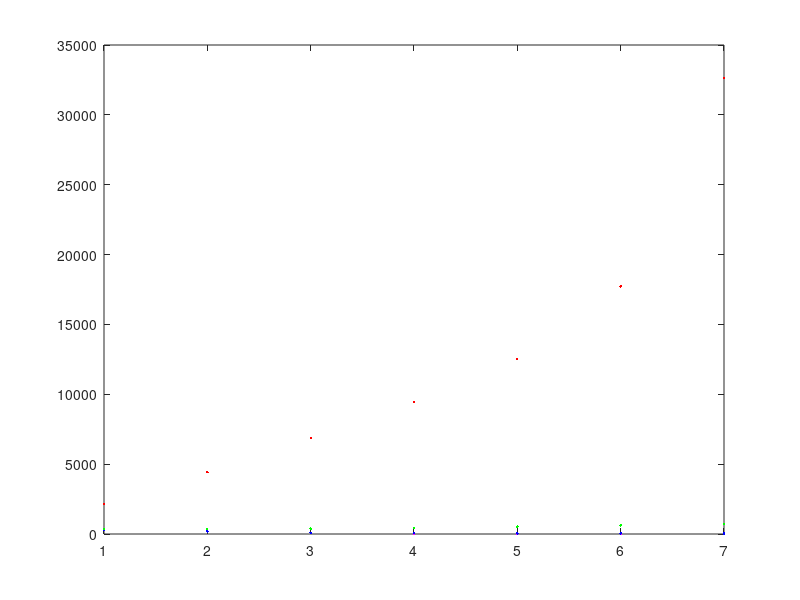

This figure's MATLAB source: (Note: this script raises an error after producing the figure.)

%linear topology of var hops
figure;
pause;
rt_6node_maxRet3 = [308  313  296  308  266  315  310  294  280  310  341  328  272  317  288  297  321  279  268  361;
					196  178  198  157  186  211  168  174  183  194  168  185  168  169  189  187  173  184  176  157;
					90  90  75  89  58  70  99  122  86  70  54  93  95  89  76  68  85  87  92  78;
					41  29  31  23  38  27  42  32  42  33  38  42  49  38  31  30  55  46  28  39;
					12  23  22  33  19  24  22  26  38  24  19  37  32  19  25  25  20  17  25  16;
					12  19  21  16  10  11  14  29  17  26  11  11  14  15  12  11  22  16  19  22;
					12  12  25  6  8  12  19  11  17  3  13  16  19  2  2  8  16  14  8  19;
					];

rt_6node_maxRet2 = [288  298  300  325  297  327  331  282  254  278  333  289  270  319  339  281  337  261  278  311;
					164  208  189  196  174  210  176  189  175  184  165  182  179  218  199  191  182  147  187  176;
					84  78  95  90  78  77  94  102  117  91  89  91  99  96  78  95  76  90  79  94;
					44  59  59  56  59  56  50  67  53  52  48  60  52  56  58  53  66  51  56  53;
					36  44  51  42  38  42  60  54  61  42  49  48  48  47  67  56  67  38  48  64;
					49  62  40  36  20  30  47  31  43  37  50  41  29  45  39  31  49  51  51  54;
					48  38  41  32  44  39  43  46  57  59  47  42  43  48  38  54  41  36  57  36;
					];

rt_6node_maxRet1 = [342  365  382  349  365  350  382  376  353  380  379  382  402  314  373  368  372  324  361  377;
					385  382  366  391  330  366  360  361  346  315  360  321  328  383  368  334  318  334  338  359;
					363  367  389  395  370  378  345  380  389  387  383  384  387  377  364  380  393  372  387  396;
					448  429  430  421  435  429  439  425  454  455  451  458  392  445  428  407  439  452  452  443;
					562  563  530  528  489  528  526  531  482  546  531  564  504  531  545  542  527  509  541  500;
					627  639  610  629  651  632  635  606  580  589  669  624  569  626  617  626  623  641  636  591;
					709  727  669  764  703  705  726  699  722  737  735  744  677  750  706  718  724  777  763  717;
					];

rt_6node_noRe = [2184  2101  2156  2135  2230  2211  2119  2052  2183  2107  2101  2195  2147  2177  2089  2259  2067  2124  2137  2173;
				4483  4348  4387  4376  4556  4462  4483  4330  4493  4308  4393  4453  4395  4322  4300  4533  4469  4427  4409  4463;
				6943  6852  6912  6771  6885  6913  6799  6720  6939  6863  6883  6955  6737  6836  6944  7021  6894  6894  6852  6888;
				9547  9482  9440  9302  9324  9417  9439  9359  9455  9357  9551  9536  9204  9497  9459  9524  9497  9609  9581  9409;
				12287  12369  12111  12225  12116  12354  12084  12166  18265  12168  12242  12293  11907  12438  12093  12333  12277  12428  12205  12238;
				15423  15577  15168  15168  15134  15390  15278  15168  15377  15423  31535  15168  23584  15410  26934  15452  15168  15577  24187  18326; 
				28880  28327  32942  40486  32360  26111  32296  40276  34069  30422  28880  31464  39734  44327  31464  18818  39734  28880  44327  18920;
				];

hops = 1:7;

h = plot	(hops, mean(rt_6node_maxRet3,2), 'm.',
			 hops, mean(rt_6node_maxRet2,2), 'b.',
			 hops, mean(rt_6node_maxRet1,2), 'g.',
			 hops, mean(rt_6node_noRe,2), 'r.'
			);

h = errorbar(hops, mean(rt_6node_maxRet3,2), ci(rt_6node_maxRet3)(:,1), ci(rt_6node_maxRet3)(:,2), 'm.',
			 hops, mean(rt_6node_maxRet2,2), ci(rt_6node_maxRet2)(:,1), ci(rt_6node_maxRet2)(:,2), 'b.',
			 hops, mean(rt_6node_maxRet1,2), ci(rt_6node_maxRet1)(:,1), ci(rt_6node_maxRet1)(:,2), 'g.',
			 hops, mean(rt_6node_noRe,2), ci(rt_6node_noRe)(:,1), ci(rt_6node_noRe)(:,2), 'r.'
			);

set(h,'markersize',20);
axis([1 7 0 45000]);

ax = gca();
set(ax, 'fontsize', 22);
set(ax,'YGrid','on');

b=legend('Max Retransmissions = 3', 'Max Retransmissions = 2', 'Max Retransmissions = 1', 'Only end-to-end reliability');
set(b, 'Location', 'northeast');

title('Consumer Retransmissions');
xlabel('Hop length of linear topologies');
ylabel('Consumer Retransmissions');

p = get(gca, 'Position');
ax2 = axes('Position',[p(1)+0.05 p(2)+0.4 p(3)-0.42 p(4)-0.42]);

h2 = plot(ax2, hops, mean(rt_6node_maxRet3,2), 'm.',
		 hops, mean(rt_6node_maxRet2,2), 'b.',
		 hops, mean(rt_6node_maxRet1,2), 'g.');
set(h2,'markersize',15);
xlim(ax2,[1 7]);
%figure()
%set(h2, 'Xlim', [-0.2 0], 'Ylim', [-5 -4]);
%grid on;


%[p(1)+.06 p(2)+.06 p(3)+.5 p(4)+.5]